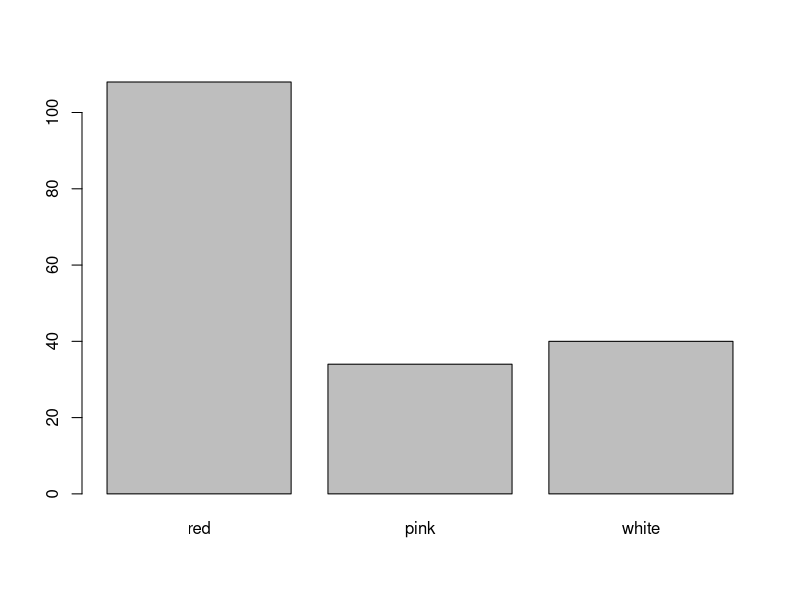

This figure's R source: (Note: this script raises an error after producing the figure.)
frequencies = c(108,34,40);
barplot(frequencies, names.arg=c("red", "pink", "white"))

relativeFreq <- frequences/sum(frequencies)
barplot(relativeFreq, names.arg=c("red", "pink", "white"))

pi(relativeFreq, labels = c("red", "pink", "white"), main = "Pie CHart of Poinsettias Color")

?ChickWeight

names(ChickWeight)
nrow(ChickWeight)
ncol(ChickWeight)
head(ChickWeight)

ChickWeight$weight[1:10]

hist(ChickWeight$weight);

?cars

hist(cars$speed)

counts <- table(cars$speed)
barplot(counts)

time <- cars$dist/cars$speed

cars <- cbind(cars,time)
head(cars)

plot(cars$speed, cars$time)

min(cars$speed)
max(cars$speed)

var(cars$speed)
sd(cars$speed)

mean(cars$speed)
median(cars$speed)

quantile(cars$speed)
quantile(cars$speed, prob = 0.25)

cov(cars$speed, cars$time)
cov(cars$dist, cars$time)
